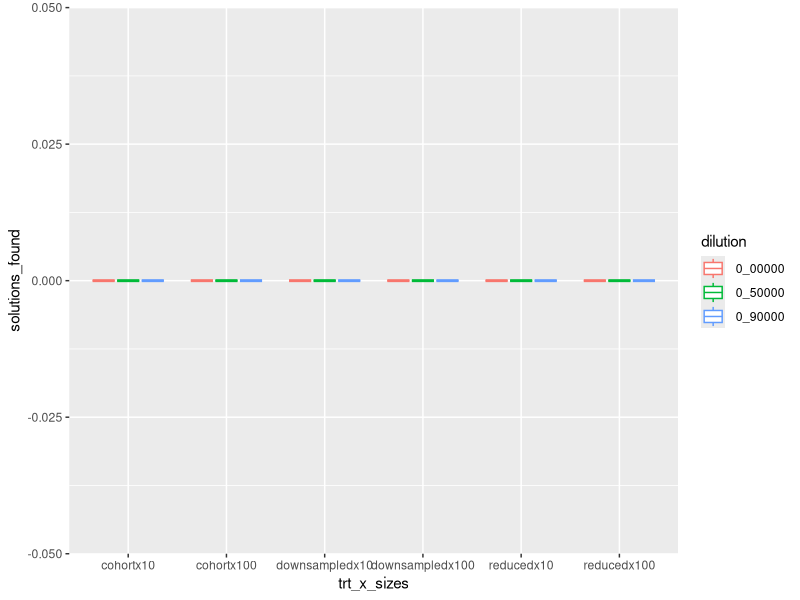
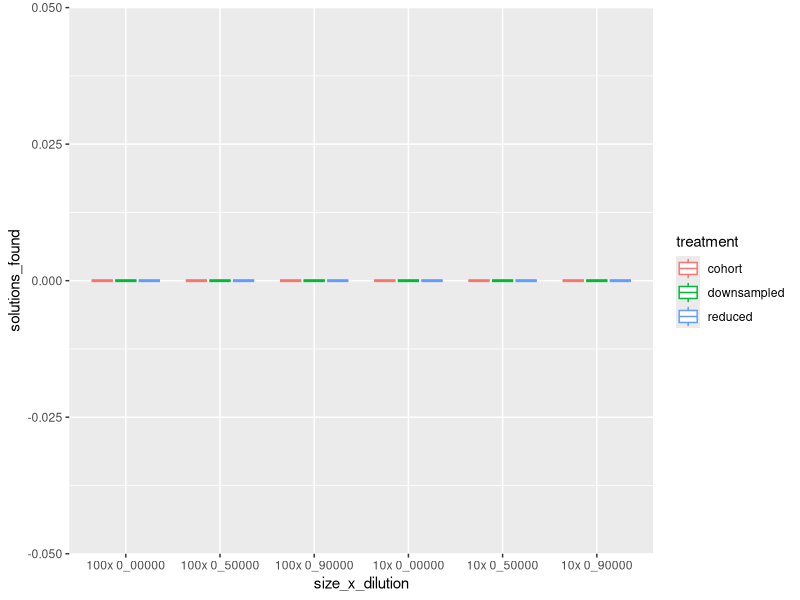

Write the R code that produced these figures, in order.
# There's not much here, just looking at which replicates found solutions

library(ggplot2)

setwd('~/Research/lexicase/gptp-2019-cohort-lexicase/tools')
data = read.csv('solution_found.csv', stringsAsFactors = FALSE)
data$found = data$solution_found == 'True'

treatments = unique(data$treatment)
sizes = unique(data$num_tests)
dilutions = unique(data$dilution)

res = matrix(ncol=4, nrow=0)
for(trt in treatments){
  for(size in sizes){
    for(dil in dilutions){
      tmp = data[data$treatment == trt & data$num_tests == size & data$dilution == dil,]
      res = rbind(res, c(trt, size, dil, sum(tmp$found)))
    }
  }
}
res_df = data.frame(data=res)
colnames(res_df) = c('treatment', 'num_tests', 'dilution', 'solutions_found')
res_df$trt_x_sizes = paste(res_df$treatment, res_df$num_tests, sep='x')
res_df$size_x_dilution = paste(res_df$num_tests, res_df$dilution, sep='x')
res_df$solutions_found = as.numeric(res_df$solutions_found)
ggplot(data=res_df, aes(x=trt_x_sizes, y = solutions_found, color=dilution)) + geom_boxplot()

ggplot(data=res_df, aes(x=size_x_dilution, y = solutions_found, color=treatment)) + geom_boxplot()
